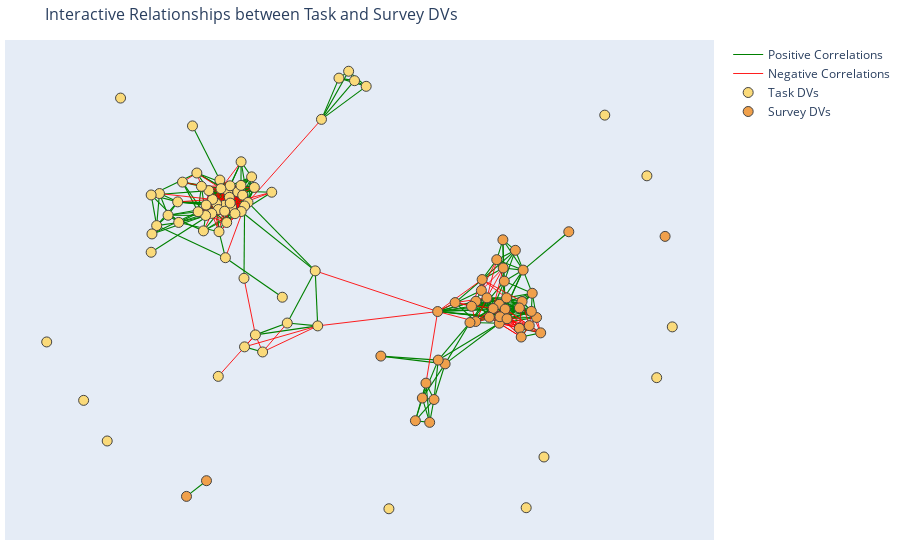

The cell this chart's notebook holds for it:
### Markdown cell above
## 3. Graph-Based Visualization of DV Relationships

### Code cell
def create_dv_graph(corr_matrix, threshold=0.3):
    """Create a graph representation of the relationships between DVs"""
    # Convert correlation matrix to partial correlations
    # In a real implementation, we would use the graphical lasso here
    # For simplicity, we'll use the correlation matrix thresholded
    adj_matrix = np.abs(corr_matrix.values) > threshold
    
    # Set diagonal to False to avoid self-loops
    np.fill_diagonal(adj_matrix, False)
    
    # Create graph
    G = nx.from_numpy_array(adj_matrix)
    
    # Add node attributes
    # Adjust for PID column in task_df
    n_task = len(task_df.columns) - 1  # Subtract 1 for PID column
    n_survey = len(survey_df.columns) - 1  # Subtract 1 for PID column
    
    # Get actual column names excluding PID
    task_node_names = [col for col in task_df.columns if col != 'PID']
    survey_node_names = [col for col in survey_df.columns if col != 'PID']
    
    # All node names combined for correlation lookup
    all_node_names = task_node_names + survey_node_names
    
    for i in range(len(G.nodes())):
        if i < n_task:
            G.nodes[i]['type'] = 'task'
            G.nodes[i]['name'] = task_node_names[i]
        else:
            G.nodes[i]['type'] = 'survey'
            G.nodes[i]['name'] = survey_node_names[i - n_task]
    
    # Get positions for nodes using spring layout
    pos = nx.spring_layout(G, k=0.2, iterations=50)
    
    # Create lists for plotly
    pos_edge_x = []
    pos_edge_y = []
    neg_edge_x = []
    neg_edge_y = []
    edge_widths = []
    pos_widths = []
    neg_widths = []
    
    for edge in G.edges():
        x0, y0 = pos[edge[0]]
        x1, y1 = pos[edge[1]]
        
        # Get correlation value for this edge
        name1 = G.nodes[edge[0]]['name']
        name2 = G.nodes[edge[1]]['name']
        idx1 = all_node_names.index(name1)
        idx2 = all_node_names.index(name2)
        corr_val = corr_matrix.iloc[idx1, idx2]
        
        # Set edge width based on correlation strength (scaled from 0.5 to 3)
        edge_width = 0.5 + 2.5 * (abs(corr_val) - threshold) / (1 - threshold)
        
        # Separate positive and negative correlations
        if corr_val > 0:
            pos_edge_x.extend([x0, x1, None])
            pos_edge_y.extend([y0, y1, None])
            pos_widths.append(edge_width)
        else:
            neg_edge_x.extend([x0, x1, None])
            neg_edge_y.extend([y0, y1, None])
            neg_widths.append(edge_width)
    
    # Create edge traces for positive and negative correlations
    pos_edge_trace = go.Scatter(
        x=pos_edge_x, y=pos_edge_y,
        line=dict(width=0, color='green'),  # Width set in customdata
        customdata=pos_widths,
        hoverinfo='none',
        mode='lines'
    )
    
    neg_edge_trace = go.Scatter(
        x=neg_edge_x, y=neg_edge_y,
        line=dict(width=0, color='red'),  # Width set in customdata
        customdata=neg_widths,
        hoverinfo='none',
        mode='lines'
    )
    
    # Apply varying widths to lines
    if pos_widths:
        pos_edge_trace.line.width = np.mean(pos_widths)
    if neg_widths:
        neg_edge_trace.line.width = np.mean(neg_widths)
    
    # Use the specified hex colors instead of viridis
    task_color = 'rgb(250, 218, 122)'  # #FADA7A in RGB
    survey_color = 'rgb(240, 160, 75)'  # #F0A04B in RGB
    
    # Create node traces for tasks and surveys
    task_nodes = [i for i in range(n_task)]
    survey_nodes = [i for i in range(n_task, n_task + n_survey)]
    
    # Create task node trace with enhanced hover info
    task_node_x = []
    task_node_y = []
    task_node_text = []
    for node in task_nodes:
        x, y = pos[node]
        task_node_x.append(x)
        task_node_y.append(y)
        
        # Get node name
        node_name = G.nodes[node]['name']
        
        # Find correlations for this node
        node_corrs = []
        for j, other_name in enumerate(all_node_names):
            if j != node:  # Skip self
                corr_val = corr_matrix.iloc[node, j]
                if abs(corr_val) > threshold:
                    node_corrs.append((other_name, corr_val))
        
        # Sort by absolute correlation strength
        node_corrs.sort(key=lambda x: abs(x[1]), reverse=True)
        
        # Create hover text
        hover_text = f"<b>{node_name}</b><br><br>Correlations:<br>"
        for other_name, corr_val in node_corrs:
            hover_text += f"{other_name}: {corr_val:.3f}<br>"
        
        task_node_text.append(hover_text)
    
    task_node_trace = go.Scatter(
        x=task_node_x, y=task_node_y,
        mode='markers',
        hoverinfo='text',
        text=task_node_text,
        hovertemplate='%{text}',
        marker=dict(
            color=task_color,
            size=10,
            line_width=1))
    
    # Create survey node trace with enhanced hover info
    survey_node_x = []
    survey_node_y = []
    survey_node_text = []
    for node in survey_nodes:
        x, y = pos[node]
        survey_node_x.append(x)
        survey_node_y.append(y)
        
        # Get node name
        node_name = G.nodes[node]['name']
        
        # Find correlations for this node
        node_corrs = []
        for j, other_name in enumerate(all_node_names):
            if j != node:  # Skip self
                corr_val = corr_matrix.iloc[node, j]
                if abs(corr_val) > threshold:
                    node_corrs.append((other_name, corr_val))
        
        # Sort by absolute correlation strength
        node_corrs.sort(key=lambda x: abs(x[1]), reverse=True)
        
        # Create hover text
        hover_text = f"<b>{node_name}</b><br><br>Correlations:<br>"
        for other_name, corr_val in node_corrs:
            hover_text += f"{other_name}: {corr_val:.3f}<br>"
        
        survey_node_text.append(hover_text)
    
    survey_node_trace = go.Scatter(
        x=survey_node_x, y=survey_node_y,
        mode='markers',
        hoverinfo='text',
        text=survey_node_text,
        hovertemplate='%{text}',
        marker=dict(
            color=survey_color,
            size=10,
            line_width=1))
    
    # Create the figure with separate edge traces
    fig = go.Figure(data=[pos_edge_trace, neg_edge_trace, task_node_trace, survey_node_trace],
                 layout=go.Layout(
                    title="Interactive Relationships between Task and Survey DVs",
                    titlefont_size=16,
                    showlegend=True,
                    hovermode='closest',
                    margin=dict(b=20,l=5,r=5,t=40),
                    xaxis=dict(showgrid=False, zeroline=False, showticklabels=False),
                    yaxis=dict(showgrid=False, zeroline=False, showticklabels=False))
                    )
    
    # Add legend
    fig.update_traces(name="Task DVs", selector=dict(type='scatter', mode='markers', marker_color=task_color))
    fig.update_traces(name="Survey DVs", selector=dict(type='scatter', mode='markers', marker_color=survey_color))
    fig.update_traces(name="Positive Correlations", selector=dict(type='scatter', mode='lines', line_color='green'))
    fig.update_traces(name="Negative Correlations", selector=dict(type='scatter', mode='lines', line_color='red'))
    
    # Show the figure
    fig.show()
    
    return G, fig

# Create and visualize the interactive DV relationship graph
G, fig = create_dv_graph(corr_matrix)
